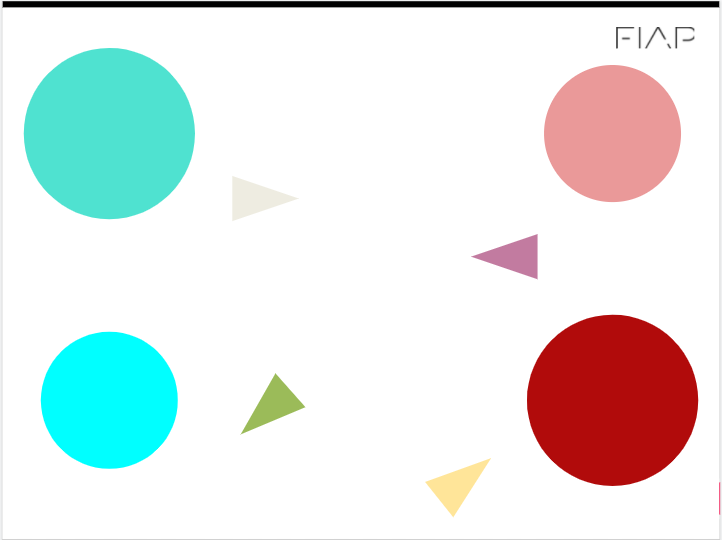
#> input picture primeiro-checkpoint/circulos.PNG, 722 x 540 px, found by its file name
$ python checkpoint.py
#> lines starting #> are read from the running program, lines starting #| are printed output that depends on the picture; after the words box and inside, x2 and y2 are one past the last pixel; in counts of white or black regions, pixels touching at a corner belong together
import cv2
from matplotlib import pyplot as plt
import numpy as np

img = cv2.imread('circulos.png')
#> img is the input picture: shape (540, 722, 3); mean B, G, R 229.2, 230.8, 225.6
img_rgb = cv2.cvtColor(img, cv2.COLOR_BGR2RGB)
img_hsv = cv2.cvtColor(img, cv2.COLOR_BGR2HSV)
#> img_hsv: shape (540, 722, 3); mean H, S, V 10.4, 38.2, 244

# !branco
#image_lower_hsv = np.array([0, 1, 0])
#image_upper_hsv = np.array([180, 255, 255])

#máscara do contorno do vermelho
image_lower_hsv = np.array([0, 165, 127])
image_upper_hsv = np.array([30, 255, 255])

mask_hsv = cv2.inRange(img_hsv, image_lower_hsv, image_upper_hsv)
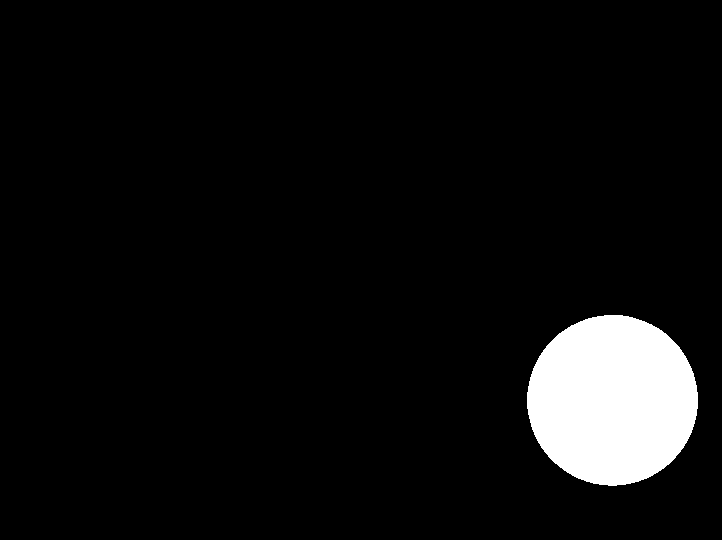
#> mask_hsv: shape (540, 722); 5.9% white; 1 white region, box (x1, y1, x2, y2) and area: (527, 315, 698, 486) 22853

#azul
image_lower_hsv2 = np.array([80, 165, 127])
image_upper_hsv2 = np.array([90, 255, 255])

mask_hsv2 = cv2.inRange(img_hsv, image_lower_hsv2, image_upper_hsv2)
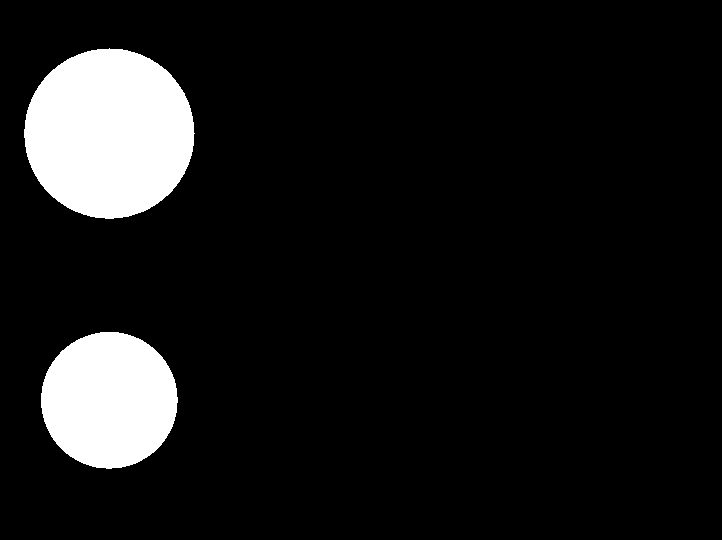
#> mask_hsv2: shape (540, 722); 9.6% white; 2 white regions, box (x1, y1, x2, y2) and area: (24, 48, 195, 219) 22722, (41, 332, 178, 469) 14675

#somamos as duas mascaras em uma imagem
mask_total = cv2.bitwise_or(mask_hsv, mask_hsv2)
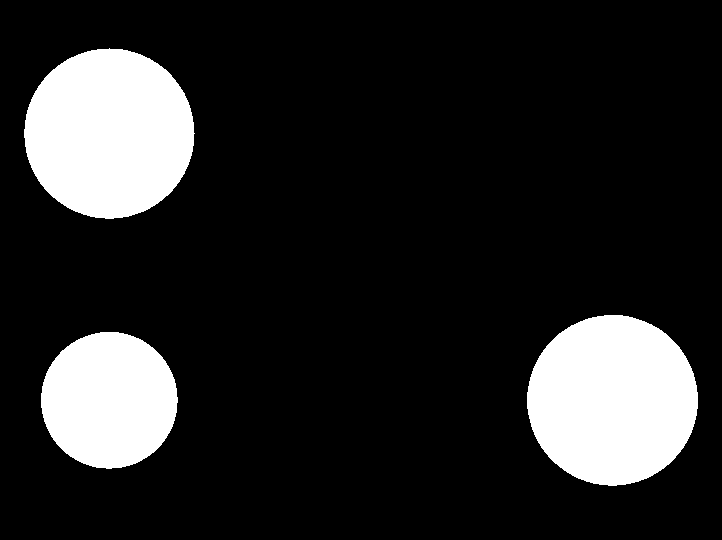
#> mask_total: shape (540, 722); 15.5% white; 3 white regions, box (x1, y1, x2, y2) and area: (527, 315, 698, 486) 22853, (24, 48, 195, 219) 22722, (41, 332, 178, 469) 14675

mask_rgb = cv2.cvtColor(mask_total, cv2.COLOR_GRAY2RGB)
#> mask_rgb: shape (540, 722, 3); 15.5% white; 3 white regions
contornos_img = mask_rgb.copy()
contornos, _ = cv2.findContours(mask_total, cv2.RETR_TREE, cv2.CHAIN_APPROX_SIMPLE)
#> contornos = 3 contours; box (x1, y1, x2, y2) and area: (527, 315, 698, 486) 22612, (24, 48, 195, 219) 22481, (41, 332, 178, 469) 14482

cv2.drawContours(contornos_img, contornos, -1, [255, 0, 0], 5)
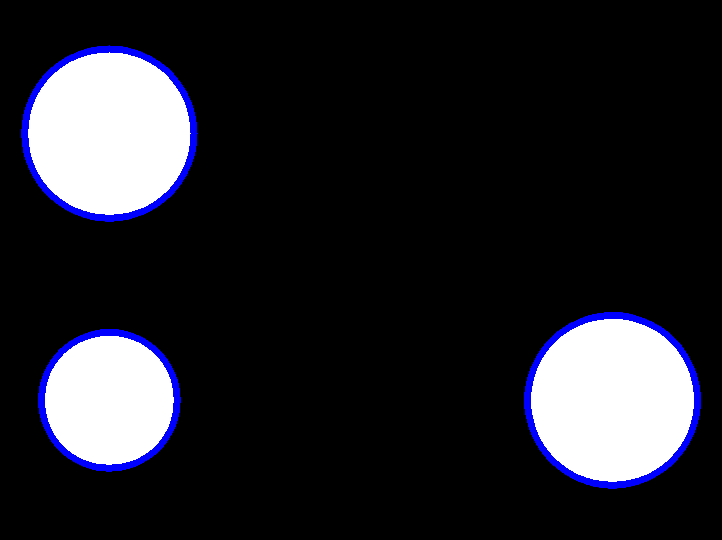
#> contornos_img: shape (540, 722, 3); mean B, G, R 42.2, 35.8, 35.8


plt.imshow(contornos_img)
plt.show()

# [18 lines of commented-out code are left out]
